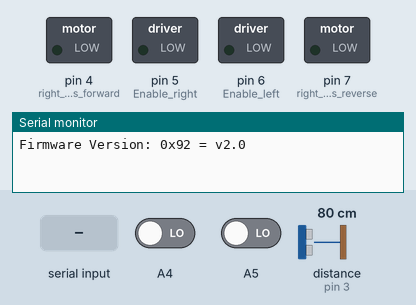
This sketch was run on a simulated Arduino Uno, built with avr-gcc and run on an emulated ATmega328P. On the bench: switched loads named in the sketch (green lamp = pin HIGH), the last lines printed to the serial monitor. The test bench sets the inputs (shaded band); at power-on: A4 LOW, A5 LOW, distance to the obstacle (sensor on pin 3) 80 cm. The echo pulse lasts 58.3 µs per cm; pins used as bus, display or sensor lines are not drawn.

Above: at 1.2 s.
1.3 s: "F" received over Serial
At 2.1 s:
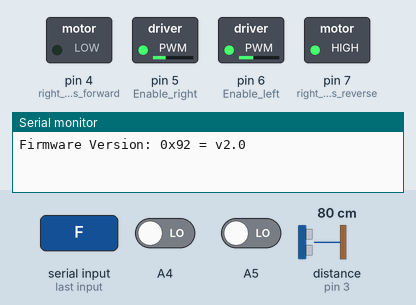
2.8 s: "X" received over Serial
At 3.6 s:
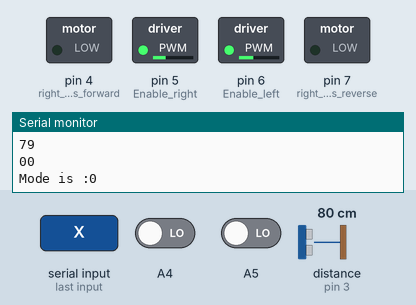
4.3 s: "B" received over Serial
At 5.3 s:
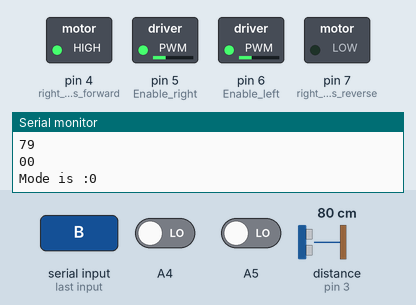
5.8 s: "L" received over Serial
At 6.6 s:
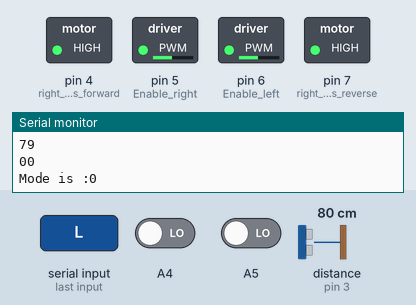
Timing chart, 0 to 8.8 s (numbered marks = the images above; inputs shaded):
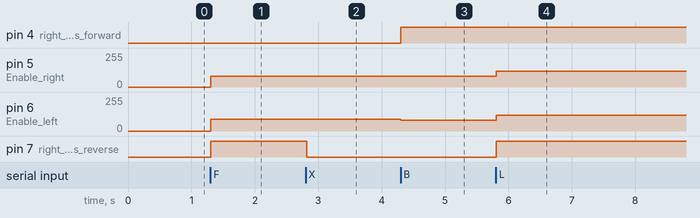

The sketch:

Car.ino
```cpp
char t;
int mode =0;
const int trigPin = 2; // Ultrasonic
const int echoPin = 3;
long duration;
int distance;
int command1;
int command2;
#include <SPI.h>
#include <MFRC522.h>

#define RST_PIN         9          // Configurable, see typical pin layout above
#define SS_PIN          10         // Configurable, see typical pin layout above

MFRC522 mfrc522(SS_PIN, RST_PIN);  // Create MFRC522 instance
void setup() {
pinMode(trigPin, OUTPUT);
pinMode(echoPin, INPUT);
pinMode(2,OUTPUT);   //left motors forward
pinMode(3,OUTPUT);   //left motors reverse
pinMode(4,OUTPUT);   //right motors forward
pinMode(7,OUTPUT);   //right motors reverse
pinMode(5,OUTPUT);//Enable right
pinMode(6,OUTPUT);   //Enable left
Serial.begin(9600);
while (!Serial);   // Do nothing if no serial port is opened (added for Arduinos based on ATMEGA32U4)
  SPI.begin();      // Init SPI bus
  mfrc522.PCD_Init();   // Init MFRC522
  delay(4);       // Optional delay. Some board do need more time after init to be ready, see Readme
  mfrc522.PCD_DumpVersionToSerial();  // Show details of PCD - MFRC522 Card Reader details
}
void loop()
{
if(Serial.available()){
  t = Serial.read();
//  Serial.println(t);
}
if (t == 'X')
{
  mode=1-mode;
  Serial.print("Mode is :");
  Serial.println(mode);
}
if (mode == 0)
{
//Manual
if(t == 'F') //move forward(all motors rotate in forward direction)
{
//   Serial.println(t);
   Forward(80);
}
else if(t == 'B'){ //move reverse (all motors rotate in reverse direction)
//   Serial.println(t);
   Back(80);
}

else if(t == 'L') //turn right (left side motors rotate in forward direction, right side motors doesn't rotate)
{
//   Serial.println(t);
   Left(120);
}

else if(t == 'R')      //turn left (right side motors rotate in forward direction, left side motors doesn't rotate)
{
//   Serial.println(t);
   Right(120);
}


else if(t == 'S')//STOP (all motors stop)
{
//   Serial.println(t);
   Stop();
}
if ( ! mfrc522.PICC_IsNewCardPresent())
  {
    return;
  }
  // Select one of the cards
  if ( ! mfrc522.PICC_ReadCardSerial())
  {
    return;
  }
  //Show UID on serial monitor
  Serial.print("UID tag :");
  String content= "";
  byte letter;
  for (byte i = 0; i < mfrc522.uid.size; i++)
  {
     Serial.print(mfrc522.uid.uidByte[i] < 0x10 ? " 0" : " ");
     Serial.print(mfrc522.uid.uidByte[i], HEX);
  }
  delay(1500);
  Serial.println();
}


else
{
  //Automatic
  digitalWrite(trigPin, LOW);
  delayMicroseconds(2);
  // Sets the trigPin on HIGH state for 10 micro seconds
  digitalWrite(trigPin, HIGH);
  delayMicroseconds(10);
  digitalWrite(trigPin, LOW);
  // Reads the echoPin, returns the sound wave travel time in microseconds
  duration = pulseIn(echoPin, HIGH);
  // Calculating the distance
  distance = duration * 0.034 / 2;
  Serial.print(distance);
  Serial.println();
  command1 = digitalRead(A4);
  command2 = digitalRead(A5);
  Serial.print(command1);
  Serial.print(command2);
  Serial.println();
 if(distance>20)
 {
 if(command1 ==1 && command2 ==1)
 {
  Forward(100);
  delay(100);
  Stop();
 }
  if(command1 ==1 && command2 ==0)
 {
  Right(140);
  delay(90);
  Stop();
 }
  if(command1 ==0 && command2 ==1)
 {
  Left(130);
  delay(90);
  Stop();
 }
  if(command1 ==0 && command2 ==0)
 {
  Stop();
 }
 }
 else
 {
  Serial.print("Object Detected");
  Serial.println();
  Stop();
 }
}
}
void Forward(int Speed)
{
  analogWrite(5,Speed);
  analogWrite(6,Speed+10);
  digitalWrite(2,HIGH);
  digitalWrite(7,HIGH);
}
void Back(int Speed)
{
  analogWrite(5,Speed);
  analogWrite(6,Speed);
  digitalWrite(3,HIGH);
  digitalWrite(4,HIGH);
}
void Left(int Speed)
{
  analogWrite(5,Speed);
  analogWrite(6,Speed);
  digitalWrite(7,HIGH);
}
void Right(int Speed)
{
  analogWrite(5,Speed);
  analogWrite(6,Speed);
  digitalWrite(2,HIGH);
}
void Stop()
{
  digitalWrite(2,LOW);
  digitalWrite(3,LOW);
  digitalWrite(4,LOW);
  digitalWrite(7,LOW);
}
```

Measured:
- after the input at 1.3 s, pin 5 (Enable_right): 0/255 → 80/255 at once; pin 6 (Enable_left): 0/255 → 90/255 at once; pin 7 (right_motors_reverse): LOW → HIGH at once
- after the input at 2.8 s, pin 7 (right_motors_reverse): HIGH → LOW at once
- after the input at 4.3 s, pin 4 (right_motors_forward): LOW → HIGH at once; pin 6 (Enable_left): 90/255 → 80/255 at once
- after the input at 5.8 s, pin 5 (Enable_right), pin 6 (Enable_left): 80/255 → 120/255 at once; pin 7 (right_motors_reverse): LOW → HIGH at once
